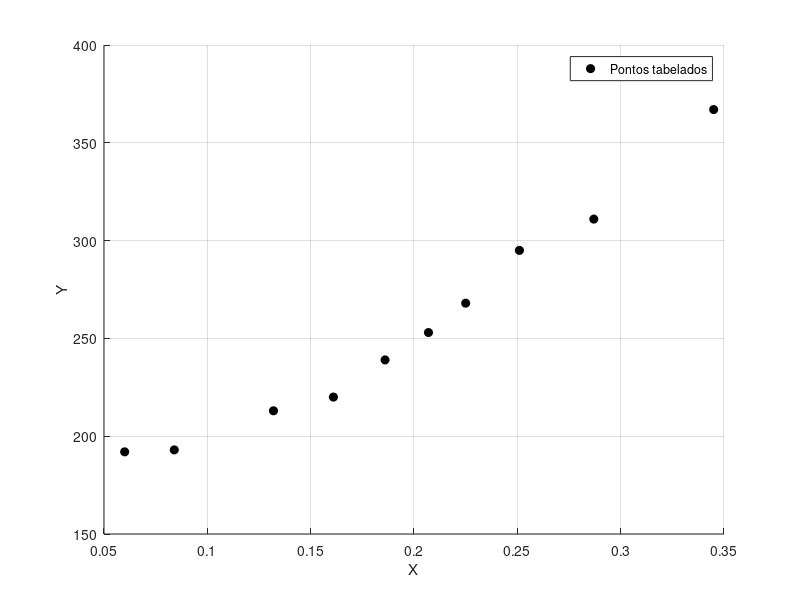

The MATLAB script that drew this image: (Note: this script raises an error after producing the figure.)
%I.2.- Gráfico de três critérios de aproximação:
%		i) Aproximação linear pelo critério clássico.
%		ii) Aproximação quadrática pelo critério clássico.
%		iii) Aproximação linear pelo critério dos mínimos quadrados ponderados.

format long;

% Coordenadas X dos pontos tabelados
X = [0.345; 0.287; 0.251; 0.225; 0.207; 0.186; 0.161; 0.132; 0.084; 0.060];

% Coordenadas Y dos pontos tabelados
Y = [367; 311; 295; 268; 253; 239; 220; 213; 193; 192];

% Intervalo de x apropriado para os dados X
x_range = linspace(0.050, 0.350, 10000);

% Desenhar vários gráficos
hold on;
xlabel('X');
ylabel('Y');
grid on;

% Desenhar pontos tabelados
plot(X, Y, 'o;Pontos tabelados;', 'color', 'black', 'markerfacecolor', 'black', 'markersize', 6);

% i) Aproximação linear pelo critério clássico.
run('2_i.m');
plot(x_range, i(x_range, ci), ';i) Linear clássica;', 'color', 'red', 'linewidth', 2);

% ii) Aproximação quadrática pelo critério clássico.
run('2_ii.m');
plot(x_range, ii(x_range, cii), ';ii) Quadrática clássica;', 'color', [0, 0.7882, 0.1674], 'linewidth', 2);

% iii) Aproximação linear pelo critério dos mínimos quadrados ponderados.
run('2_iii.m');
plot(x_range, iii(x_range, ciii), ';iii) Linear ponderada;', 'color', 'blue', 'linewidth', 2);

l = legend('location', 'northwest');
legend boxon;
fontsize=15;
set(l, 'FontSize', 13);
set(l, 'color', 'w');
set([gca; findall(gca, 'Type','text')], 'FontSize', fontsize);
